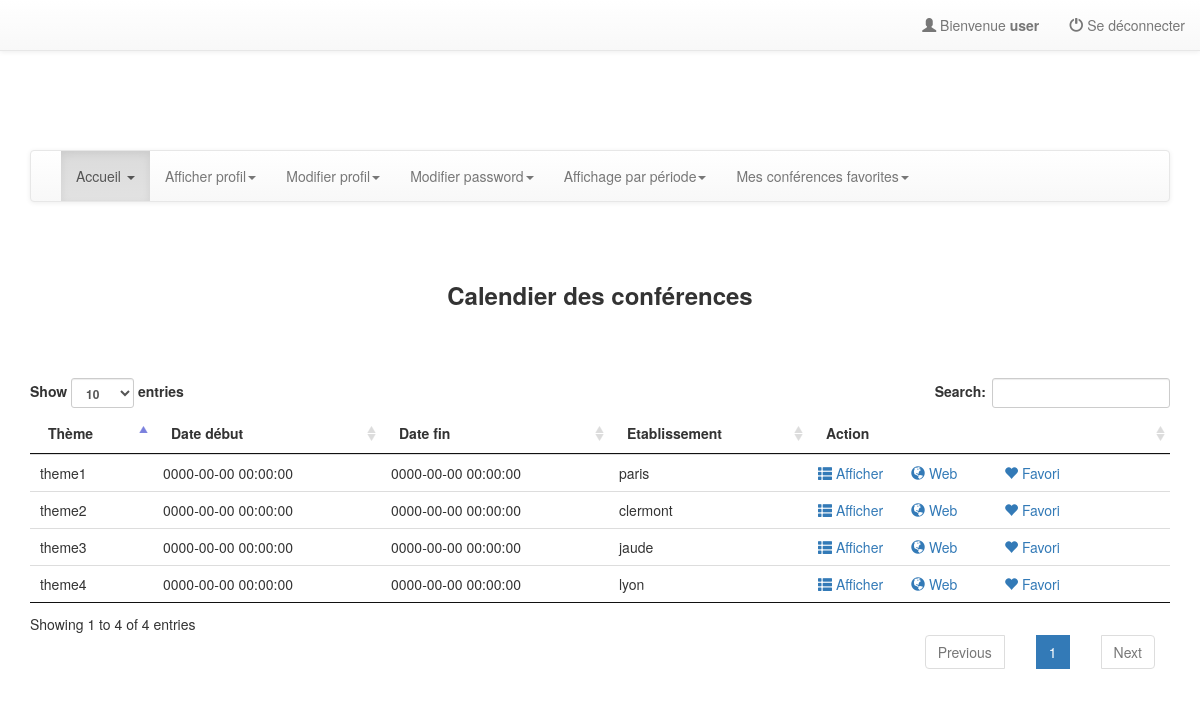
/index.php (signed in), run on the app's committed database.
### tables this page shows
CREATE TABLE membre(
  id_membre int(11) not null primary key auto_increment,                           
  nom varchar(50) not null,                                      
  prenom varchar(50) not null,                                                  
  email varchar(100) not null,
  tel varchar(20),
  login varchar(50),                                                         
  mdp varchar(200) NOT NULL,
  est_admin smallint
);

create table conference(
    id_conference int(11) not null primary key auto_increment,                  
  theme varchar(200) NOT NULL,                            
  date_debut datetime NOT NULL,
  date_fin datetime NOT NULL,
  lieu varchar(50) NOT NULL, 
  ville varchar(50) NOT NULL,
  pays varchar(50) NOT NULL,
  site_web varchar(100) NOT NULL,
  description varchar(1000),
  est_valide  smallint
);

### controllers/userPanel.php (called while the page is built)
<?php
include 'models/userPanel.php';
$conf = getAllConf($con);
include 'views/userPanel.php';
 ?>

### models/conf.php (called while the page is built, shortened)
<?php
function getAllConf($con){
  $str = "select * from conference where est_valide = 1";
  $req = mysqli_query($con,$str);
  $res =  [];
  while ($tmp =  mysqli_fetch_assoc($req)) {
    $res[] = $tmp;
  }
  return $res;
}
 ?>

### views/userPanel.php (the view, shortened to what this page needs)
 <div class="navbar navbar-default">
    <div class="container-fluid">
        <div class="collapse navbar-collapse text-center">
            <ul class="nav navbar-nav">
                    <li class="active">
                        <a href="?page=home">Accueil <span class="caret"></span></a>
                    </li>
                  <li class="sub-menu">
                        <a href=<?= "?page=showProfil&modifier=".$user['id_membre'] ?>>Afficher profil<span class="caret"></span></a>
                    </li>
                    <li class="sub-menu">
                        <a href=<?= "?page=modifierProfil&modifier=".$user['id_membre'] ?>>Modifier profil<span class="caret"></span></a>
                    </li>
                    <li class="sub-menu">
                        <a href=<?= "?page=modifierPwd&modifier=".$user['id_membre'] ?>>Modifier password<span class="caret"></span></a>
                    </li>
			                          <li class="sub-menu">
                        <a href="?page=showCalendrierPeriode">Affichage par période<span class="caret"></span></a>
                    </li>
									                    <li class="sub-menu">
                        <a href=<?= "?page=afficherConferencesFav&show=".$user['id_membre'] ?>>Mes conférences favorites<span class="caret"></span></a>
                    </li>
            </ul>
        </div>
    </div>
</div>
        <h3><center><strong>Calendier des conférences</strong></center></h3><br>
<table id="table" class="table table-condensed table-hover">
  <thead>
    <tr>
      <th>Thème</th>
      <th>Date début</th>
	    <th>Date fin</th>
      <th>Etablissement</th>
      <th>Action</th>
    </tr>
  </thead>
  <tbody>
  <?php foreach ($conf as $c): ?>
        <tr>
        <td><?= $c['theme']?></td>
        <td><?= $c['date_debut']?></td>
		       <td><?= $c['date_fin']?></td>
        <td><?= $c['lieu']?></td>
        <td nowrap>
          <div class="row">
            <div class="col-md-3">
              <a href=<?= "?page=showConfPrint&show=".$c['id_conference'] ?>><span class="glyphicon glyphicon-th-list"></span> Afficher </a>
            </div>
		   <div class="col-md-3">
              <?php echo '<a href="'.$c['site_web'].'">' ;?><span class="glyphicon glyphicon-globe"></span> Web </a>
			</div>
		      <div class="col-md-3">
              <a href=<?= "?page=designerConferenceFav&idc=".$c['id_conference']."&idm=".$user['id_membre'] ?>><span class="glyphicon glyphicon-heart"></span> Favori </a>
			</div>
          </div>
        </td>
      </tr>
    <?php endforeach; ?>
  </tbody>
</table>

### index.php (shortened to what this page needs)
<?php
$con = mysqli_connect("localhost","root","","gestion_conference");
$str = "select * from membre";
$req = mysqli_query($con,$str);
$user = NULL ;
if(isset($_SESSION['user'])){
  $user =$_SESSION['user'];
}
?>
<!DOCTYPE html>
<html>
<head>
  <link rel="stylesheet" href="css/old/bootstrap.min.css">
  <link rel="stylesheet" href="css/old/bootstrap-theme.min.css">
  <link rel="stylesheet" href="css/old/bootstrap-datetimepicker.css">
  <link rel="stylesheet" href="css/old/dataTables.css">
  <link rel="stylesheet" href="css/old/style.css">
</head>
<body>
  <nav class="navbar navbar-default navbar-fixed-top">
    <div class="container-fluid">
      <div class="navbar-header">
        <a class="navbar-brand"><strong></strong></a>
      </div>
         <?php if (isset($user)): ?>
        <ul class="nav navbar-nav navbar-right">
          <?php if ($user['est_admin'] == 1): ?>
           <li><a href="?page = adminPanel"><span class="glyphicon glyphicon-user"></span> ADMIN </a></li>
           <?php else: ?>
          <li><a href="?page = userPanel "><span class="glyphicon glyphicon-user"></span>  Bienvenue <strong><?= $user['login']?></strong></a></li>
          <?php endif; ?>
          <li><a href="?page=logout"><span class="glyphicon glyphicon-off"></span> Se déconnecter</a></li>
        </ul>
      <?php endif; ?>
    </div>
  </nav>
  <div class="container">
        <?php
         if(isset($user) && isset($_GET["page"])){
            if ($user['est_admin'] == "1") {
                $page = $_GET["page"];
                switch ($page) {
                     case 'logout':
                          include 'controllers/logout.php';
                     break;
                       case 'creerConference':
                        include 'controllers/creerConference.php';
                    break;
                     case 'validerConference':
                        include 'controllers/validerConference.php';
                    break;
                    case 'afficherConferencesProp':
                        include 'controllers/afficherConferencesProp.php';
                    break;
                   case 'showCalendrier':
                        include 'controllers/showCalendrier.php';
                    break;
                    case 'gererConferences':
                        include 'controllers/gererConferences.php';
                    break;
                     case 'gererConferenciers':
                        include 'controllers/gererConferenciers.php';
                    break;
                        case 'proposerConference':
                      include 'controllers/proposerConference.php';
                   break;
                     case 'showUser':
                         include 'controllers/showUser.php';
                    break;
                    case 'home':
                        include 'home.php';
                   break;
                   case 'afficherConferenciers':
                        include 'controllers/afficherConferenciers.php';
                   break;
                    case 'showConfPrint':
                          include 'controllers/showConfPrint.php';
                   break;
               case 'insererConferencier':
                          include 'controllers/insererConferencier.php';
                   break;
                  case 'modify':
                        include 'controllers/modifyConf.php';
                    break;
                  case 'deleteConference':
                          include 'controllers/deleteConference.php';
                   break;
                     case 'deleteConferenceProp':
                          include 'controllers/deleteConferenceProp.php';
                   break;
                  case 'ajouterConferencierConference':
                          include 'controllers/ajouterConferencierConference.php';
                   break;
                   case 'modifierConferencier':
                        include 'controllers/modifierConferencier.php';
                    break;
                    case 'deleteConferencier':
                        include 'controllers/deleteConferencier.php';
                    break;
                 case 'modifierProfil':
                        include 'controllers/modifyProfil.php';
                    break;
                   }
               }
              else{
                      $page = $_GET["page"];
                    switch ($page) {
                    case 'logout':
                        include 'controllers/logout.php';
                    break;
                        case 'proposerConference':
                      include 'controllers/proposerConference.php';
                   break;
                         case 'afficherConferencesFav':
                      include 'controllers/afficherConferencesFav.php';
                   break;
                    case 'about':
                        include 'about.html';
                    break;
                        case 'deleteConferenceFav':
                          include 'controllers/deleteConferenceFav.php';
                   break;
                     case 'designerConferenceFav':
                          include 'controllers/designerConferenceFav.php';
                   break;
                   case 'showCalendrier':
                        include 'controllers/showCalendrier.php';
                    break;
                    case 'home':
                       include 'home.php';
                    break;
                         case 'modifierProfil':
                        include 'controllers/modifyProfil.php';
                    break;
                    case 'modifierPwd':
                       include 'controllers/modifyPwd.php';
                    break;
                   case 'showProfil':
                        include 'controllers/showProfil.php';
                    break;
                   case 'showConfPrint':
                       include 'controllers/showConfPrint.php';
                   break;
                      case 'showCalendrierPeriode':
                            include 'controllers/showCalendrierPeriode.php';
                   break;
                 default:
                        include 'controllers/userPanel.php';
                   break;
                }
            }
        }
            elseif(isset($user)) {
              if ($user['est_admin'] == 1) {
                  include 'controllers/adminPanel.php';
              }
              else{
                  include 'controllers/userPanel.php';
              }
            }
            elseif (isset($_GET['page'] ) && $_GET['page']=="showCalendrier") {
              include 'controllers/showCalendrier.php';
            }
            elseif (isset($_GET['page'] )&& $_GET['page']=="forgetpwd") {
              include 'controllers/forgetpwd.php';
            }
            elseif (isset($_GET['page'] )&& $_GET['page']=="about") {
              include 'about.html';
            }
            elseif (isset($_GET['page'] )&& $_GET['page']=="login") {
              include 'controllers/login.php';
            }
            elseif (isset($_GET['page'] )&& $_GET['page']=="showCalendrierPeriode") {
              include 'controllers/showCalendrierPeriode.php';
            }
            elseif (isset($_GET['page'] )&& $_GET['page']=="signUp") {
              include 'controllers/signUp.php';
            }
             elseif (isset($_GET['page'] )&& $_GET['page']=="showConfPrint") {
              include 'controllers/showConfPrint.php';
            }
             elseif (isset($_GET['page'] )&& $_GET['page']=="proposerConference") {
                           include 'controllers/proposerConference.php';
            }
            else{
              include 'home.php';
            }
    ?>
  </div>
</body>
</html>

### css/old/dataTables.css (style rules this page uses)
table.dataTable { width:100%;margin:0 auto;clear:both;border-collapse:separate;border-spacing:0 }
table.dataTable thead th,table.dataTable tfoot th { font-weight:bold }
table.dataTable thead th,table.dataTable thead td { padding:10px 18px;border-bottom:1px solid #111 }
table.dataTable thead .sorting,table.dataTable thead .sorting_asc,table.dataTable thead .sorting_desc { cursor:pointer;*cursor:hand }
table.dataTable thead .sorting,table.dataTable thead .sorting_asc,table.dataTable thead .sorting_desc,table.dataTable thead .sorting_asc_disabled,table.dataTable thead .sorting_desc_disabled { background-repeat:no-repeat;background-position:center right }
table.dataTable thead .sorting { background-image:url("../images/sort_both.png") }
table.dataTable thead .sorting_asc { background-image:url("../images/sort_asc.png") }
table.dataTable tbody tr { background-color:#ffffff }
table.dataTable tbody th,table.dataTable tbody td { padding:8px 10px }
table.dataTable.no-footer { border-bottom:1px solid #111 }
table.dataTable,table.dataTable th,table.dataTable td { -webkit-box-sizing:content-box;-moz-box-sizing:content-box;box-sizing:content-box }

### css/old/style.css (style rules this page uses)
body { padding-top: 150px; padding-bottom: 70px; }

### data on the page
membre: login "user"
conference: theme "theme1", date_debut "0000-00-00 00:00:00", date_fin "0000-00-00 00:00:00", lieu "paris"
conference: theme "theme2", date_debut "0000-00-00 00:00:00", date_fin "0000-00-00 00:00:00", lieu "clermont"
conference: theme "theme3", date_debut "0000-00-00 00:00:00", date_fin "0000-00-00 00:00:00", lieu "jaude"
conference: theme "theme4", date_debut "0000-00-00 00:00:00", date_fin "0000-00-00 00:00:00", lieu "lyon"
